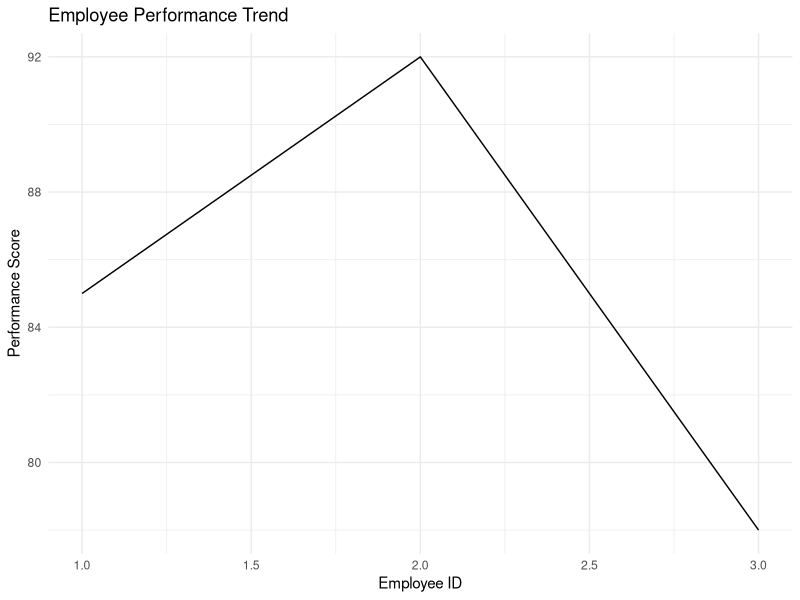
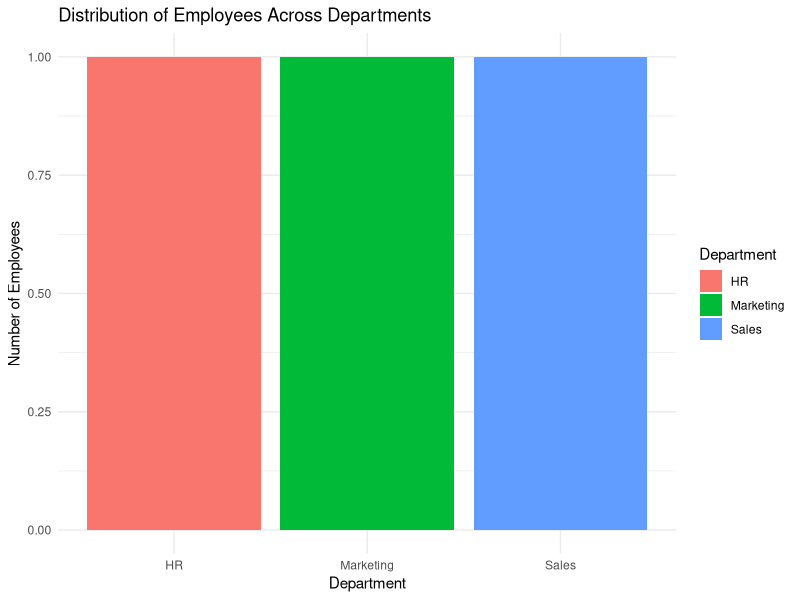

The R source for these figures, in order:
library(ggplot2)

# Create a data frame
data <- data.frame(
  EmployeeID = c(1, 2, 3),
  Department = c("Sales", "HR", "Marketing"),
  YearsOfService = c(5, 3, 7),
  PerformanceScore = c(85, 92, 78)
)

# Create a line chart for employee performance trend
ggplot(data, aes(x = EmployeeID, y = PerformanceScore, group = 1)) +
  geom_line() +
  labs(title = "Employee Performance Trend",
       x = "Employee ID",
       y = "Performance Score") +
  theme_minimal()
# Create a bar chart for the distribution of employees across departments
ggplot(data, aes(x = Department, fill = Department)) +
  geom_bar() +
  labs(title = "Distribution of Employees Across Departments",
       x = "Department",
       y = "Number of Employees") +
  theme_minimal()
# Print performance data for each employee
print(data)

